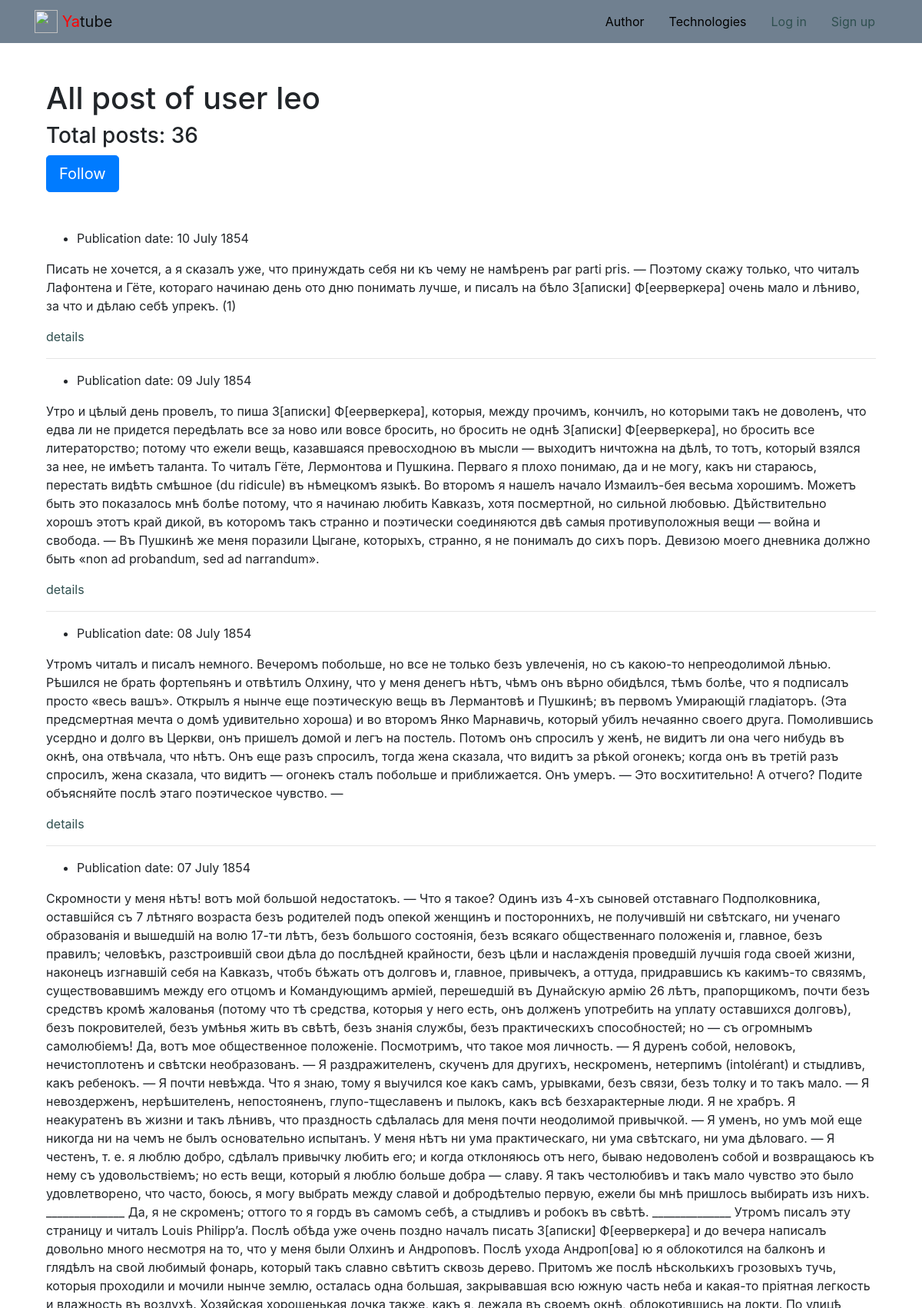
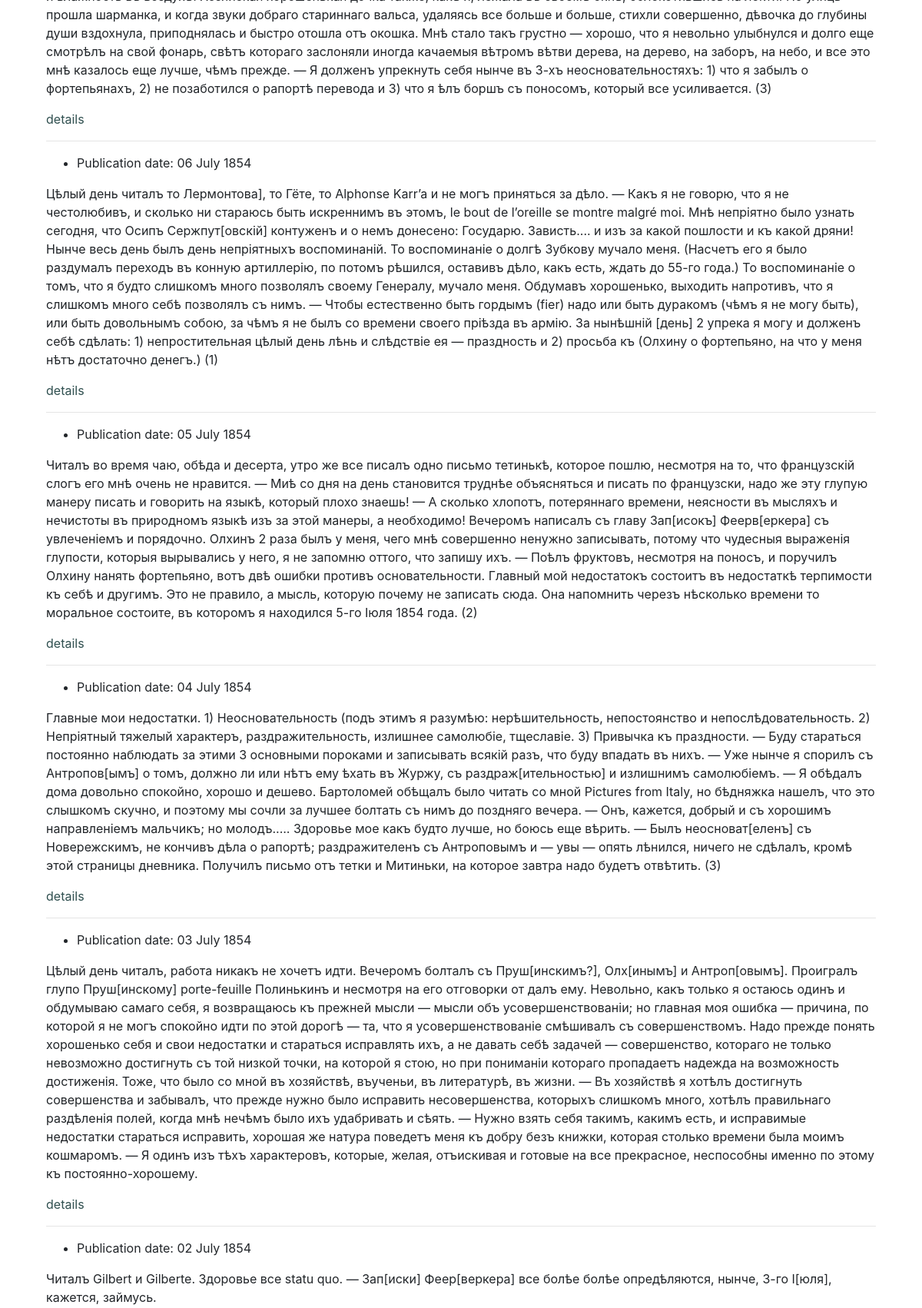
The page /profile/leo/?page=3 (upper part) on the database its author committed (2 pictures, top to bottom).
### posts/models.py (models this page shows, shortened)
class Post(models.Model):
    text = models.TextField(
        'Текст поста',
        help_text='Введите текст поста'
    )
    pub_date = models.DateTimeField(
        'Дата публикации',
        auto_now_add=True)
    author = models.ForeignKey(
        User,
        on_delete=models.CASCADE,
        related_name='posts',
        verbose_name='Автор'
    )
    group = models.ForeignKey(
        Group,
        on_delete=models.SET_NULL,
        related_name='posts',
        blank=True,
        null=True,
        verbose_name='Группа',
        help_text='Группа, к которой будет относиться пост'
    )
    image = models.ImageField(
        'Картинка',
        upload_to='posts/',
        blank=True
    )
    class Meta:
        ordering = ['-pub_date']

### posts/views.py (the view)
# urls.py: path('profile/<str:username>/', views.profile, name='profile'),
def profile(request, username):
    author = User.objects.get(username=username)
    following = (
        request.user.is_authenticated and Follow.objects.filter(
            user=request.user, author=author).exists()
    )
    post_list = author.posts.all()
    page_obj = get_page_object(request, post_list, POSTS_PER_PAGE)
    context = {
        'author': author,
        'page_obj': page_obj,
        'following': following
    }
    return render(request, 'posts/profile.html', context)

### core/context_processors/year.py (called while the page is built)
def year(request):
    today = datetime.datetime.now()
    year = today.year
    return {
        'year': year
    }

### posts/views.py (called while the page is built)
def get_page_object(request, post_list, posts_per_page):
    paginator = Paginator(post_list, POSTS_PER_PAGE)
    page_number = request.GET.get('page')
    page_obj = paginator.get_page(page_number)
    return page_obj

### templates/posts/profile.html (shortened to what this page needs)
{% extends 'base.html' %}
{% load thumbnail %}
{% block content %}
<div class="container py-5">
  <div class="mb-5">
  <h1>All post of user {{author.username}}</h1>
  <h3>Total posts: {{page_obj.paginator.count}}</h3>
  {% if  user.username != author.username%}
  {% if following %}
    <a
      class="btn btn-lg btn-light"
      href="{% url 'posts:profile_unfollow' author.username %}" role="button"
    >
      Unfollow
    </a>
  {% else %}
      <a
        class="btn btn-lg btn-primary"
        href="{% url 'posts:profile_follow' author.username %}" role="button"
      >
        Follow
      </a>
   {% endif %}
   {% endif %}
  </div>
  {% for post in page_obj %}
  <article>
    <ul>
      <li>
        Publication date: {{post.pub_date|date:"d E Y"}}
      </li>
    </ul>
    <p>
      {{post.text}}
    </p>
    <a href="{% url 'posts:post_detail' post.id %}">details </a>
  </article>
  {% if not forloop.last %}<hr>{% endif %}
  {% endfor %}
</div>
{% endblock %}

### templates/base.html (style rules this page uses)
a { color: #2F4F4F; background-color: transparent; text-decoration: none; }

### rows shown on the page
Post: pub_date "10 July 1854", text "Писать не хочется, а я сказалъ уже, что принуждать себя ни къ чему не намѣренъ par parti pris. — Поэтому скажу только, что читалъ Лафонтена и Гёте, котораго начинаю день ото дню понимать лучше, и писалъ на бѣло З[аписки] Ф[еерверкера] очень мало и лѣниво, за что и дѣлаю себѣ упрекъ. (1)"
Post: pub_date "09 July 1854", text "Утро и цѣлый день провелъ, то пиша З[аписки] Ф[еерверкера], которыя, между прочимъ, кончилъ, но которыми такъ не доволенъ, что едва ли не придется передѣлать все за ново или вовсе бросить, но бросить не однѣ З[аписки] Ф[еерверкера], но бросить все литераторство; потому что ежели вещь, казавшаяся превосходною въ мысли — выходитъ ничтожна на дѣлѣ, то тотъ, который взялся за нее, не имѣетъ таланта. То читалъ Гёте, Лермонтова и Пушкина. Перваго я плохо понимаю, да и не могу, какъ ни стараюсь, перестать видѣть смѣшное (du ridicule) въ нѣмецкомъ языкѣ. Во второмъ я нашелъ начало Измаилъ-бея весьма хорошимъ. Можетъ быть это показалось мнѣ болѣе потому, что я начинаю любить Кавказъ, хотя…"
Post: pub_date "08 July 1854", text "Утромъ читалъ и писалъ немного. Вечеромъ побольше, но все не только безъ увлеченія, но съ какою-то непреодолимой лѣнью. Рѣшился не брать фортепьянъ и отвѣтилъ Олхину, что у меня денегъ нѣтъ, чѣмъ онъ вѣрно обидѣлся, тѣмъ болѣе, что я подписалъ просто «весь вашъ». Открылъ я нынче еще поэтическую вещь въ Лермантовѣ и Пушкинѣ; въ первомъ Умирающій гладіаторъ. (Эта предсмертная мечта о домѣ удивительно хороша) и во второмъ Янко Марнавичь, который убилъ нечаянно своего друга. Помолившись усердно и долго въ Церкви, онъ пришелъ домой и легъ на постель. Потомъ онъ спросилъ у женѣ, не видитъ ли она чего нибудь въ окнѣ, она отвѣчала, что нѣтъ. Онъ еще разъ спросилъ, тогда жена сказала, что видитъ за…"
Post: pub_date "07 July 1854", text "Скромности у меня нѣтъ! вотъ мой большой недостатокъ. — Что я такое? Одинъ изъ 4-хъ сыновей отставнаго Подполковника, оставшійся съ 7 лѣтняго возраста безъ родителей подъ опекой женщинъ и постороннихъ, не получившій ни свѣтскаго, ни ученаго образованія и вышедшій на волю 17-ти лѣтъ, безъ большого состоянія, безъ всякаго общественнаго положенія и, главное, безъ правилъ; человѣкъ, разстроившій свои дѣла до послѣдней крайности, безъ цѣли и наслажденія проведшій лучшія года своей жизни, наконецъ изгнавшій себя на Кавказъ, чтобъ бѣжать отъ долговъ и, главное, привычекъ, а оттуда, придравшись къ какимъ-то связямъ, существовавшимъ между его отцомъ и Командующимъ арміей, перешедшій въ Дунайскую…"
Post: pub_date "06 July 1854", text "Цѣлый день читалъ то Лермонтова], то Гёте, то Alphonse Karr’a и не могъ приняться за дѣло. — Какъ я не говорю, что я не честолюбивъ, и сколько ни стараюсь быть искреннимъ въ этомъ, le bout de l’oreille se montre malgré moi. Мнѣ непріятно было узнать сегодня, что Осипъ Сержпут[овскій] контуженъ и о немъ донесено: Государю. Зависть.... и изъ за какой пошлости и къ какой дряни! Нынче весь день былъ день непріятныхъ воспоминаній. То воспоминаніе о долгѣ Зубкову мучало меня. (Насчетъ его я было раздумалъ переходъ въ конную артиллерію, по потомъ рѣшился, оставивъ дѣло, какъ есть, ждать до 55-го года.) То воспоминаніе о томъ, что я будто слишкомъ много позволялъ своему Генералу, мучало меня.…"
Post: pub_date "05 July 1854", text "Читалъ во время чаю, обѣда и десерта, утро же все писалъ одно письмо тетинькѣ, которое пошлю, несмотря на то, что французскій слогъ его мнѣ очень не нравится. — Миѣ со дня на день становится труднѣе объясняться и писать по французски, надо же эту глупую манеру писать и говорить на языкѣ, который плохо знаешь! — А сколько хлопотъ, потеряннаго времени, неясности въ мысляхъ и нечистоты въ природномъ языкѣ изъ за этой манеры, а необходимо! Вечеромъ написалъ съ главу Зап[исокъ] Феерв[еркера] съ увлеченіемъ и порядочно. Олхинъ 2 раза былъ у меня, чего мнѣ совершенно ненужно записывать, потому что чудесныя выраженія глупости, которыя вырывались у него, я не запомню оттого, что запишу ихъ. — Поѣлъ…"
Post: pub_date "04 July 1854", text "Главные мои недостатки. 1) Неосновательность (подъ этимъ я разумѣю: нерѣшительность, непостоянство и непослѣдовательность. 2) Непріятный тяжелый характеръ, раздражительность, излишнее самолюбіе, тщеславіе. 3) Привычка къ праздности. — Буду стараться постоянно наблюдать за этими 3 основными пороками и записывать всякій разъ, что буду впадать въ нихъ. — Уже нынче я спорилъ съ Антропов[ымъ] о томъ, должно ли или нѣтъ ему ѣхать въ Журжу, съ раздраж[ительностью] и излишнимъ самолюбіемъ. — Я обѣдалъ дома довольно спокойно, хорошо и дешево. Бартоломей обѣщалъ было читать со мной Pictures from Italy, но бѣдняжка нашелъ, что это слышкомъ скучно, и поэтому мы сочли за лучшее болтать съ нимъ до…"
Post: pub_date "03 July 1854", text "Цѣлый день читалъ, работа никакъ не хочетъ идти. Вечеромъ болталъ съ Пруш[инскимъ?], Олх[инымъ] и Антроп[овымъ]. Проигралъ глупо Пруш[инскому] porte-feuille Полинькинъ и несмотря на его отговорки от далъ ему. Невольно, какъ только я остаюсь одинъ и обдумываю самаго себя, я возвращаюсь къ прежней мысли — мысли объ усовершенствованіи; но главная моя ошибка — причина, по которой я не могъ спокойно идти по этой дорогѣ — та, что я усовершенствованіе смѣшивалъ съ совершенствомъ. Надо прежде понять хорошенько себя и свои недостатки и стараться исправлять ихъ, а не давать себѣ задачей — совершенство, котораго не только невозможно достигнуть съ той низкой точки, на которой я стою, но при пониманіи…"
Post: pub_date "02 July 1854", text "Читалъ Gilbert и Gilberte. Здоровье все statu quo. — Зап[иски] Феер[веркера] все болѣе болѣе опредѣляются, нынче, 3-го І[юля], кажется, займусь."

### other values the page prints
{{ author.username }} "leo"
{{ page_obj.paginator.count }} "36"
